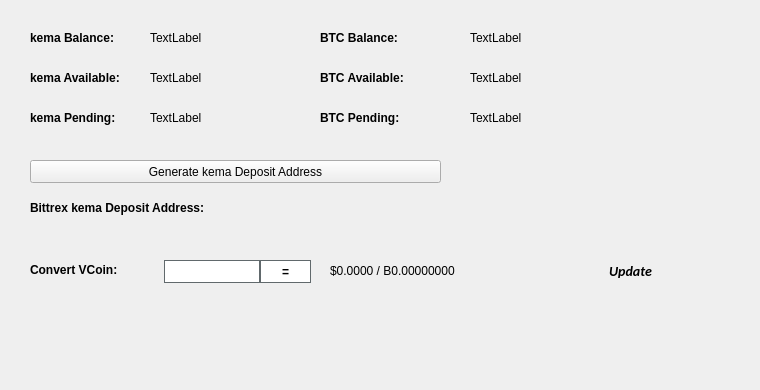
   <widget class="QWidget" name="BalanceTab">
    <attribute name="title">
     <string>Balance</string>
    </attribute>
    <widget class="QLabel" name="BitcoinBalanceLabel">
     <property name="geometry">
      <rect>
       <x>470</x>
       <y>30</y>
       <width>150</width>
       <height>16</height>
      </rect>
     </property>
     <property name="text">
      <string>TextLabel</string>
     </property>
    </widget>
    <widget class="QLabel" name="kemaBalanceLabel">
     <property name="geometry">
      <rect>
       <x>150</x>
       <y>30</y>
       <width>150</width>
       <height>16</height>
      </rect>
     </property>
     <property name="text">
      <string>TextLabel</string>
     </property>
    </widget>
    <widget class="QLabel" name="label_11">
     <property name="geometry">
      <rect>
       <x>30</x>
       <y>30</y>
       <width>101</width>
       <height>16</height>
      </rect>
     </property>
     <property name="font">
      <font>
       <weight>75</weight>
       <bold>true</bold>
      </font>
     </property>
     <property name="text">
      <string>kema Balance:</string>
     </property>
    </widget>
    <widget class="QLabel" name="label_12">
     <property name="geometry">
      <rect>
       <x>320</x>
       <y>30</y>
       <width>101</width>
       <height>16</height>
      </rect>
     </property>
     <property name="font">
      <font>
       <weight>75</weight>
       <bold>true</bold>
      </font>
     </property>
     <property name="text">
      <string>BTC Balance:</string>
     </property>
    </widget>
    <widget class="QLabel" name="kemaAvailableLabel_2">
     <property name="geometry">
      <rect>
       <x>150</x>
       <y>70</y>
       <width>150</width>
       <height>16</height>
      </rect>
     </property>
     <property name="text">
      <string>TextLabel</string>
     </property>
    </widget>
    <widget class="QLabel" name="label_13">
     <property name="geometry">
      <rect>
       <x>30</x>
       <y>70</y>
       <width>111</width>
       <height>16</height>
      </rect>
     </property>
     <property name="font">
      <font>
       <weight>75</weight>
       <bold>true</bold>
      </font>
     </property>
     <property name="text">
      <string>kema Available:</string>
     </property>
    </widget>
    <widget class="QLabel" name="label_14">
     <property name="geometry">
      <rect>
       <x>30</x>
       <y>110</y>
       <width>101</width>
       <height>16</height>
      </rect>
     </property>
     <property name="font">
      <font>
       <weight>75</weight>
       <bold>true</bold>
      </font>
     </property>
     <property name="text">
      <string>kema Pending:</string>
     </property>
    </widget>
    <widget class="QLabel" name="kemaPendingLabel">
     <property name="geometry">
      <rect>
       <x>150</x>
       <y>110</y>
       <width>150</width>
       <height>16</height>
      </rect>
     </property>
     <property name="text">
      <string>TextLabel</string>
     </property>
    </widget>
    <widget class="QLabel" name="label_15">
     <property name="geometry">
      <rect>
       <x>320</x>
       <y>70</y>
       <width>111</width>
       <height>16</height>
      </rect>
     </property>
     <property name="font">
      <font>
       <weight>75</weight>
       <bold>true</bold>
      </font>
     </property>
     <property name="text">
      <string>BTC Available:</string>
     </property>
    </widget>
    <widget class="QLabel" name="BitcoinAvailableLabel">
     <property name="geometry">
      <rect>
       <x>470</x>
       <y>70</y>
       <width>150</width>
       <height>16</height>
      </rect>
     </property>
     <property name="text">
      <string>TextLabel</string>
     </property>
    </widget>
    <widget class="QLabel" name="label_31">
     <property name="geometry">
      <rect>
       <x>320</x>
       <y>110</y>
       <width>111</width>
       <height>16</height>
      </rect>
     </property>
     <property name="font">
      <font>
       <weight>75</weight>
       <bold>true</bold>
      </font>
     </property>
     <property name="text">
      <string>BTC Pending:</string>
     </property>
    </widget>
    <widget class="QLabel" name="BitcoinPendingLabel">
     <property name="geometry">
      <rect>
       <x>470</x>
       <y>110</y>
       <width>150</width>
       <height>16</height>
      </rect>
     </property>
     <property name="text">
      <string>TextLabel</string>
     </property>
    </widget>
    <widget class="QLabel" name="label_33">
     <property name="geometry">
      <rect>
       <x>30</x>
       <y>200</y>
       <width>221</width>
       <height>16</height>
      </rect>
     </property>
     <property name="font">
      <font>
       <weight>75</weight>
       <bold>true</bold>
      </font>
     </property>
     <property name="text">
      <string>Bittrex kema Deposit Address:</string>
     </property>
    </widget>
    <widget class="QPushButton" name="GenDepositBTN">
     <property name="geometry">
      <rect>
       <x>30</x>
       <y>160</y>
       <width>411</width>
       <height>23</height>
      </rect>
     </property>
     <property name="text">
      <string>Generate kema Deposit Address</string>
     </property>
     <property name="icon">
      <iconset resource="../kema.qrc">
       <normaloff>:/icons/bitcoin</normaloff>:/icons/bitcoin</iconset>
     </property>
    </widget>
    <widget class="QLabel" name="DepositAddressLabel">
     <property name="geometry">
      <rect>
       <x>200</x>
       <y>200</y>
       <width>261</width>
       <height>16</height>
      </rect>
     </property>
     <property name="palette">
      <palette>
       <active>
        <colorrole role="WindowText">
         <brush brushstyle="SolidPattern">
          <color alpha="255">
           <red>0</red>
           <green>0</green>
           <blue>0</blue>
          </color>
         </brush>
        </colorrole>
        <colorrole role="Text">
         <brush brushstyle="SolidPattern">
          <color alpha="255">
           <red>0</red>
           <green>0</green>
           <blue>255</blue>
          </color>
         </brush>
        </colorrole>
       </active>
       <inactive>
        <colorrole role="WindowText">
         <brush brushstyle="SolidPattern">
          <color alpha="255">
           <red>0</red>
           <green>0</green>
           <blue>0</blue>
          </color>
         </brush>
        </colorrole>
        <colorrole role="Text">
         <brush brushstyle="SolidPattern">
          <color alpha="255">
           <red>0</red>
           <green>0</green>
           <blue>255</blue>
          </color>
         </brush>
        </colorrole>
       </inactive>
       <disabled>
        <colorrole role="WindowText">
         <brush brushstyle="SolidPattern">
          <color alpha="255">
           <red>120</red>
           <green>120</green>
           <blue>120</blue>
          </color>
         </brush>
        </colorrole>
        <colorrole role="Text">
         <brush brushstyle="SolidPattern">
          <color alpha="255">
           <red>120</red>
           <green>120</green>
           <blue>120</blue>
          </color>
         </brush>
        </colorrole>
       </disabled>
      </palette>
     </property>
     <property name="font">
      <font>
       <weight>75</weight>
       <bold>true</bold>
      </font>
     </property>
     <property name="text">
      <string/>
     </property>
     <property name="alignment">
      <set>Qt::AlignRight|Qt::AlignTrailing|Qt::AlignVCenter</set>
     </property>
     <property name="textInteractionFlags">
      <set>Qt::LinksAccessibleByMouse|Qt::TextSelectableByKeyboard|Qt::TextSelectableByMouse</set>
     </property>
    </widget>
    <widget class="QLabel" name="label_8">
     <property name="geometry">
      <rect>
       <x>460</x>
       <y>300</y>
       <width>281</width>
       <height>81</height>
      </rect>
     </property>
     <property name="text">
      <string/>
     </property>
     <property name="pixmap">
      <pixmap>:/images/bittrex</pixmap>
     </property>
    </widget>
    <widget class="QWidget" name="widgetConversion" native="true">
     <property name="geometry">
      <rect>
       <x>0</x>
       <y>250</y>
       <width>751</width>
       <height>43</height>
      </rect>
     </property>
     <property name="minimumSize">
      <size>
       <width>0</width>
       <height>43</height>
      </size>
     </property>
     <property name="styleSheet">
      <string notr="true"/>
     </property>
     <widget class="QPushButton" name="btnUpdateMarketData">
      <property name="geometry">
       <rect>
        <x>575</x>
        <y>0</y>
        <width>111</width>
        <height>41</height>
       </rect>
      </property>
      <property name="sizePolicy">
       <sizepolicy hsizetype="Expanding" vsizetype="Expanding">
        <horstretch>0</horstretch>
        <verstretch>0</verstretch>
       </sizepolicy>
      </property>
      <property name="font">
       <font>
        <family>calibri</family>
        <pointsize>-1</pointsize>
        <weight>75</weight>
        <italic>true</italic>
        <bold>true</bold>
       </font>
      </property>
      <property name="styleSheet">
       <string notr="true">margin:0px;text-align:center;padding:2px;border-radius:3px;font-style:italic;width:100px;font-size:14px;font-family:calibri;font-weight:600;</string>
      </property>
      <property name="text">
       <string>Update</string>
      </property>
      <property name="iconSize">
       <size>
        <width>150</width>
        <height>35</height>
       </size>
      </property>
      <property name="autoDefault">
       <bool>true</bool>
      </property>
      <property name="default">
       <bool>true</bool>
      </property>
     </widget>
     <widget class="QLabel" name="lblConvertVCoin">
      <property name="geometry">
       <rect>
        <x>30</x>
        <y>10</y>
        <width>131</width>
        <height>20</height>
       </rect>
      </property>
      <property name="styleSheet">
       <string notr="true"/>
      </property>
      <property name="text">
       <string>&lt;html&gt;&lt;head/&gt;&lt;body&gt;&lt;p&gt;&lt;span style=&quot; font-weight:600;&quot;&gt;Convert VCoin:&lt;/span&gt;&lt;/p&gt;&lt;/body&gt;&lt;/html&gt;</string>
      </property>
     </widget>
     <widget class="QLineEdit" name="txtConvertVCoinQty">
      <property name="geometry">
       <rect>
        <x>160</x>
        <y>10</y>
        <width>100</width>
        <height>23</height>
       </rect>
      </property>
      <property name="minimumSize">
       <size>
        <width>100</width>
        <height>23</height>
       </size>
      </property>
      <property name="maximumSize">
       <size>
        <width>100</width>
        <height>16777215</height>
       </size>
      </property>
      <property name="styleSheet">
       <string notr="true">border: 1px solid #61696c;margin-left:4px;</string>
      </property>
     </widget>
     <widget class="QPushButton" name="btnConvertkema">
      <property name="geometry">
       <rect>
        <x>260</x>
        <y>10</y>
        <width>51</width>
        <height>23</height>
       </rect>
      </property>
      <property name="minimumSize">
       <size>
        <width>0</width>
        <height>23</height>
       </size>
      </property>
      <property name="styleSheet">
       <string notr="true">border:1px solid #61696c;background:white;font-weight:600;</string>
      </property>
      <property name="text">
       <string>=</string>
      </property>
     </widget>
     <widget class="QLabel" name="lblConvertVCoinResults">
      <property name="geometry">
       <rect>
        <x>330</x>
        <y>0</y>
        <width>201</width>
        <height>41</height>
       </rect>
      </property>
      <property name="styleSheet">
       <string notr="true"/>
      </property>
      <property name="text">
       <string>$0.0000 / B0.00000000</string>
      </property>
     </widget>
     <widget class="QLabel" name="iconOverviewUpdateWait">
      <property name="geometry">
       <rect>
        <x>670</x>
        <y>10</y>
        <width>24</width>
        <height>24</height>
       </rect>
      </property>
      <property name="text">
       <string/>
      </property>
      <property name="pixmap">
       <pixmap resource="../kema.qrc">:/icons/transaction_1</pixmap>
      </property>
      <property name="scaledContents">
       <bool>true</bool>
      </property>
      <property name="alignment">
       <set>Qt::AlignCenter</set>
      </property>
     </widget>
    </widget>
   </widget>
